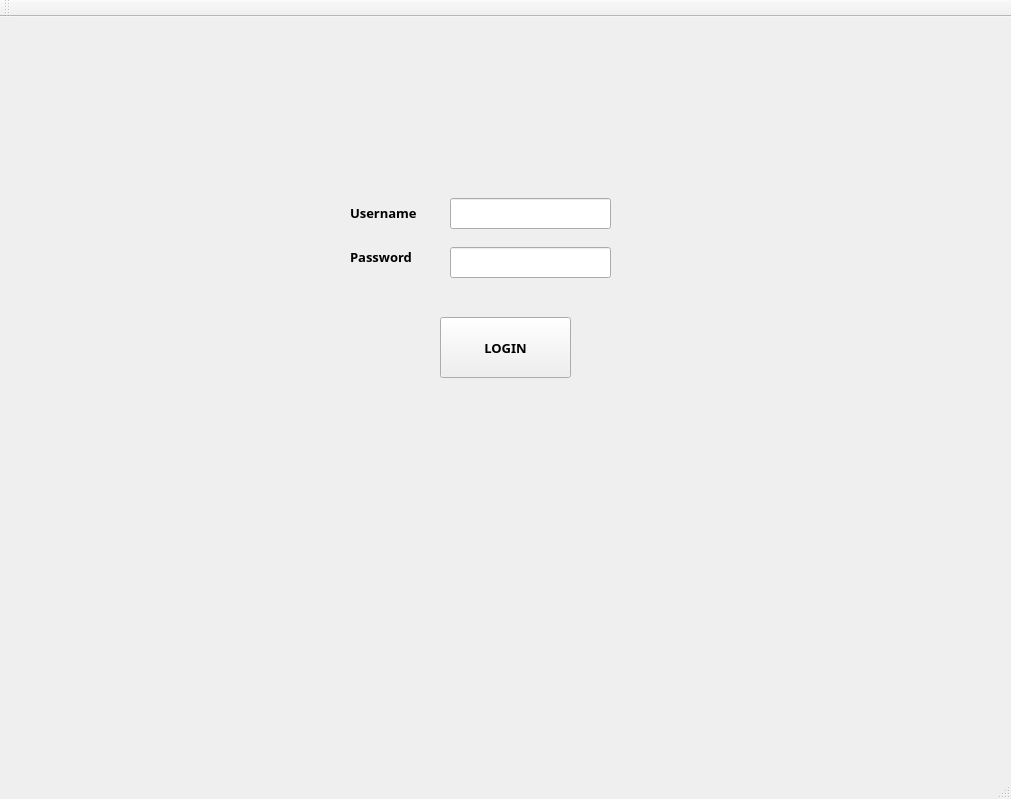
<?xml version="1.0" encoding="UTF-8"?>
<ui version="4.0">
 <class>QtClientClass</class>
 <widget class="QMainWindow" name="QtClientClass">
  <property name="geometry">
   <rect>
    <x>0</x>
    <y>0</y>
    <width>1011</width>
    <height>799</height>
   </rect>
  </property>
  <property name="font">
   <font>
    <family>Yu Gothic UI Semibold</family>
    <pointsize>10</pointsize>
    <weight>75</weight>
    <bold>true</bold>
   </font>
  </property>
  <property name="windowTitle">
   <string>QtClient</string>
  </property>
  <widget class="QWidget" name="centralWidget">
   <widget class="QPushButton" name="login_button">
    <property name="geometry">
     <rect>
      <x>440</x>
      <y>300</y>
      <width>131</width>
      <height>61</height>
     </rect>
    </property>
    <property name="text">
     <string>LOGIN</string>
    </property>
   </widget>
   <widget class="QLineEdit" name="username">
    <property name="geometry">
     <rect>
      <x>450</x>
      <y>181</y>
      <width>161</width>
      <height>31</height>
     </rect>
    </property>
   </widget>
   <widget class="QLineEdit" name="password">
    <property name="geometry">
     <rect>
      <x>450</x>
      <y>230</y>
      <width>161</width>
      <height>31</height>
     </rect>
    </property>
    <property name="echoMode">
     <enum>QLineEdit::Password</enum>
    </property>
   </widget>
   <widget class="QLabel" name="label">
    <property name="geometry">
     <rect>
      <x>350</x>
      <y>180</y>
      <width>81</width>
      <height>31</height>
     </rect>
    </property>
    <property name="text">
     <string>Username</string>
    </property>
   </widget>
   <widget class="QLabel" name="label_2">
    <property name="geometry">
     <rect>
      <x>350</x>
      <y>230</y>
      <width>81</width>
      <height>20</height>
     </rect>
    </property>
    <property name="text">
     <string>Password</string>
    </property>
   </widget>
   <widget class="QLabel" name="picture">
    <property name="geometry">
     <rect>
      <x>0</x>
      <y>0</y>
      <width>301</width>
      <height>451</height>
     </rect>
    </property>
    <property name="text">
     <string/>
    </property>
   </widget>
  </widget>
  <widget class="QMenuBar" name="menuBar">
   <property name="geometry">
    <rect>
     <x>0</x>
     <y>0</y>
     <width>1011</width>
     <height>26</height>
    </rect>
   </property>
  </widget>
  <widget class="QToolBar" name="mainToolBar">
   <attribute name="toolBarArea">
    <enum>TopToolBarArea</enum>
   </attribute>
   <attribute name="toolBarBreak">
    <bool>false</bool>
   </attribute>
  </widget>
  <widget class="QStatusBar" name="statusBar"/>
 </widget>
 <layoutdefault spacing="6" margin="11"/>
 <resources>
  <include location="QtClient.qrc"/>
 </resources>
 <connections/>
</ui>
